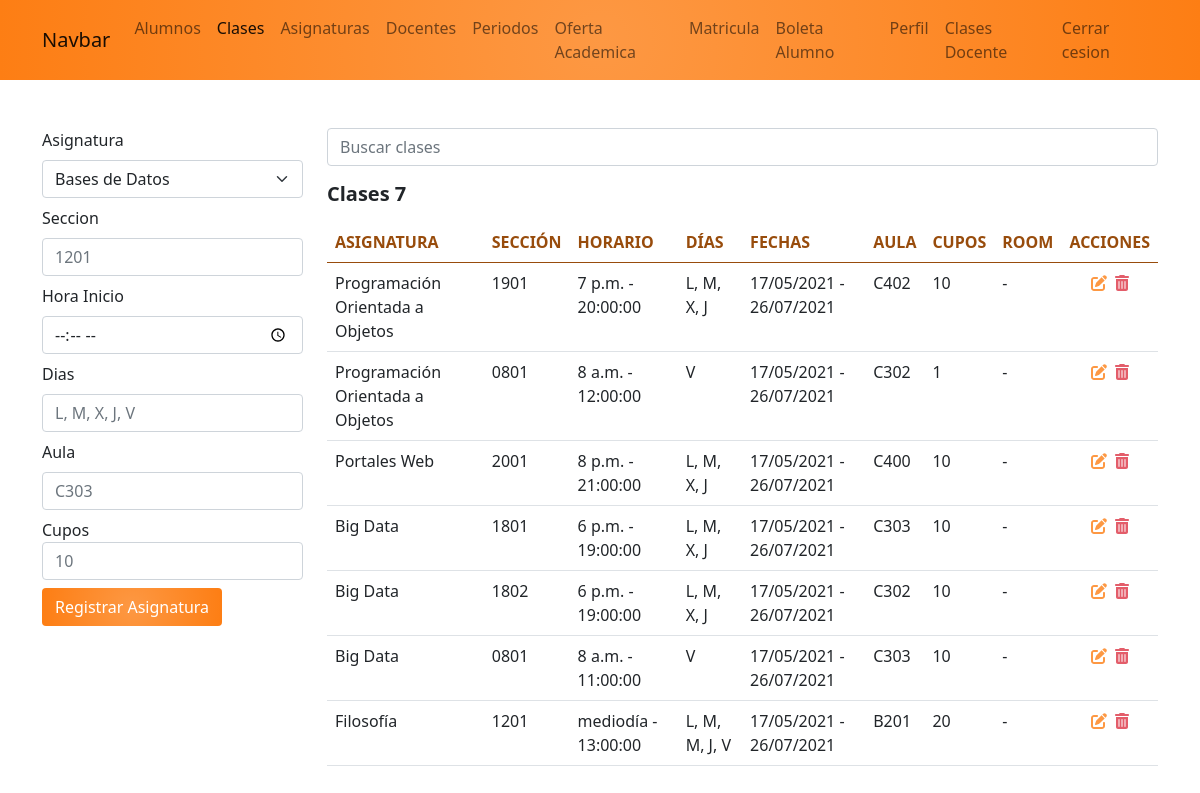
The app's page /academico/clases_admin/ (signed in), older data.
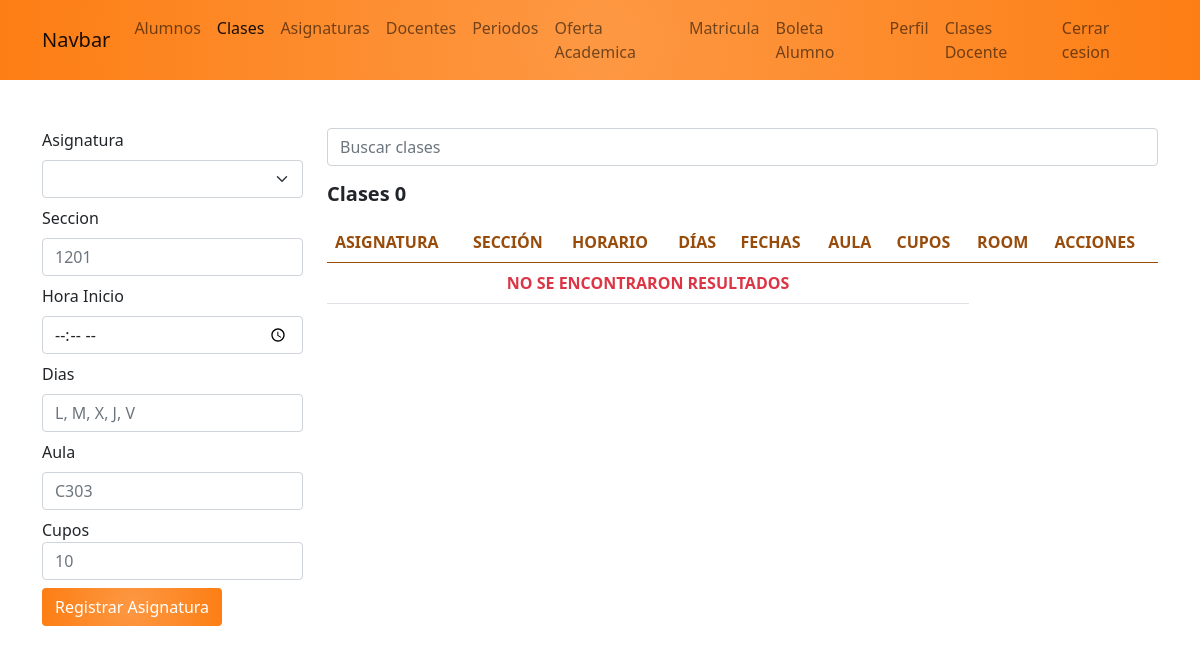
The same page, newer data.
### app_academico/models.py (models this page shows, shortened)
class Clase(models.Model):
    asignatura = models.ForeignKey(Asignatura, on_delete=models.CASCADE)
    seccion = models.CharField(max_length=4)
    hora = models.TimeField()
    duracion = models.IntegerField(default=1)
    dias = models.CharField(max_length=25)
    aula = models.CharField(max_length=20)
    cupos = models.SmallIntegerField(default=10)
    room = models.URLField(null=True, blank=True)
    fecha_inicio = models.DateField(null=True)
    fecha_finalizacion = models.DateField(null=True)
    docente = models.ForeignKey(Docente, on_delete=models.CASCADE, null=True, blank=True)
    alumnos = models.ManyToManyField(Alumno, blank=True, through='NotasClase')
    finalizada = models.BooleanField(default=False)
    @property
    def hora_finalizacion(self):
        start = timedelta(hours=self.hora.hour, minutes=self.hora.minute)
        return start + timedelta(
            hours=self.duracion)  # https://www.lawebdelprogramador.com/foros/Python/1578062-Consulta-con-Suma-y-Resta-de-Horas.html

class Asignatura(models.Model):
    nombre = models.CharField(max_length=50)
    descripcion = models.TextField(default="Descripción pendiente")
    creditos = models.IntegerField(default=3)
    def __str__(self):
        return f'{self.nombre}'

### app_academico/views.py (the view, shortened to what this page needs)
# urls.py: path('clases_admin/', views.clasesAdmin, name='clasesAdmin'),
def clasesAdmin(request):
    if request.user.is_superuser:
        asignaturas = Asignatura.objects.all().order_by('nombre')
        q = request.GET.get('q')
        if q:
            clases = Clase.objects.filter(asignatura__nombre__contains=q).order_by(
                'asignatura')
        else:
            clases = Clase.objects.all().order_by('asignatura')
        ctx = {
            'activo': 'clases',
            'clases': clases,
            'asignaturas': asignaturas,
            'q': q
        }
        return render(request, 'academico/clasesAdmin.html', ctx)
    else:
        return redirect(reverse('academico:index'))

### app_academico/templates/academico/clasesAdmin.html (shortened to what the changed rows need)
{% extends "base.html" %}
{% block container %}
    <div class="row">
        <div class="col-3">
        {% if c %}
            <form action="{% url 'academico:editar_clase' c.id %}" method="POST">
        {% else %}
            <form action="{% url 'academico:clasesAdmin' %}" method="POST">
        {% endif %}
                <div class="mb-2">
                    <label class="mb-2" for="asignatura">Asignatura</label>
                    <select name="asignatura" id="asignatura" class="form-select">
                        {% for a in  asignaturas %}
                            <option value="{{a.id}}">{{ a.nombre }}</option>
                        {% endfor %}
                    </select>
                </div>
            </form>
        </div>
        <div class="col-9">
            <form action="" method="GET">
                <input name="q" value="{{ q | default_if_none:''}}" type="search" class="form-control" placeholder="Buscar clases">
            </form>
            <h5 class="mt-3 mb-3 fw-bold">Clases {{ clases.count }}</h5>
            <table class="table table-hover">
                <thead>
                    <tr>
                        <th class="textOrangeDark">ASIGNATURA</th>
                        <th class="textOrangeDark">SECCIÓN</th>
                        <th class="textOrangeDark">HORARIO</th>
                        <th class="textOrangeDark">DÍAS</th>
                        <th class="textOrangeDark">FECHAS</th>
                        <th class="textOrangeDark">AULA</th>
                        <th class="textOrangeDark">CUPOS</th>
                        <th class="textOrangeDark">ROOM</th>
                        <th class="textOrangeDark">ACCIONES</th>
                    </tr>
                </thead>
                <tbody>
                    {% for c in clases %}
                        <tr>
                            <td>{{ c.asignatura }}</td>
                            <td>{{ c.seccion }}</td>
                            <td>{{ c.hora }} - {{ c.hora_finalizacion }}</td>
                            <td>{{ c.dias}}</td>
                            <td>{{ c.fecha_inicio|date:'d/m/Y' }} - {{ c.fecha_finalizacion|date:'d/m/Y' }}</td>
                            <td>{{ c.aula}}</td>
                            <td>{{ c.cupos}}</td>
                            <td>{{ c.room | default_if_none:'-'}}</td>
                            <td class="text-center">
                                <a href="{% url 'academico:editar_clase' c.id %}" class="edit"><span class="fas fa-edit"></span></a>&nbsp
                                <a onclick="if (!confirm('¿Desea eliminar {{c.asignatura}} {{c.seccion}}?')) return false;" href="{% url 'academico:eliminar_clase' c.id %}" class="delete"> <span class="fas fa-trash-alt"></span></a>
                            </td>
                        </tr>
                    {% empty %}
                        <tr>
                            <td colspan="7" class="text-danger text-center fw-bold">NO SE ENCONTRARON RESULTADOS</td>
                        </tr>
                    {% endfor %}
                </tbody>
            </table>
        </div>
    </div>
{% endblock %}

Row changes from the older to the newer data that the page shows:
removed Clase: asignatura "Programación Orientada a Objetos", seccion "1901", hora "7 p.m.", hora_finalizacion "20:00:00", dias "L, M, X, J", fecha_inicio "17/05/2021", fecha_finalizacion "26/07/2021", aula "C402", cupos "10", room "-"
removed Clase: asignatura "Programación Orientada a Objetos", seccion "0801", hora "8 a.m.", hora_finalizacion "12:00:00", dias "V", fecha_inicio "17/05/2021", fecha_finalizacion "26/07/2021", aula "C302", cupos "1", room "-"
removed Clase: asignatura "Portales Web", seccion "2001", hora "8 p.m.", hora_finalizacion "21:00:00", dias "L, M, X, J", fecha_inicio "17/05/2021", fecha_finalizacion "26/07/2021", aula "C400", cupos "10", room "-"
removed Clase: asignatura "Big Data", seccion "1801", hora "6 p.m.", hora_finalizacion "19:00:00", dias "L, M, X, J", fecha_inicio "17/05/2021", fecha_finalizacion "26/07/2021", aula "C303", cupos "10", room "-"
removed Clase: asignatura "Big Data", seccion "1802", hora "6 p.m.", hora_finalizacion "19:00:00", dias "L, M, X, J", fecha_inicio "17/05/2021", fecha_finalizacion "26/07/2021", aula "C302", cupos "10", room "-"
removed Clase: asignatura "Big Data", seccion "0801", hora "8 a.m.", hora_finalizacion "11:00:00", dias "V", fecha_inicio "17/05/2021", fecha_finalizacion "26/07/2021", aula "C303", cupos "10", room "-"
removed Clase: asignatura "Filosofía", seccion "1201", hora "mediodía", hora_finalizacion "13:00:00", dias "L, M, M, J, V", fecha_inicio "17/05/2021", fecha_finalizacion "26/07/2021", aula "B201", cupos "20", room "-"
Text that changed along with them:
form field asignatura: "Bases de Datos" → (not shown)
{{ clases.count }}: "7" → "0"
text now shown: "NO SE ENCONTRARON RESULTADOS"
